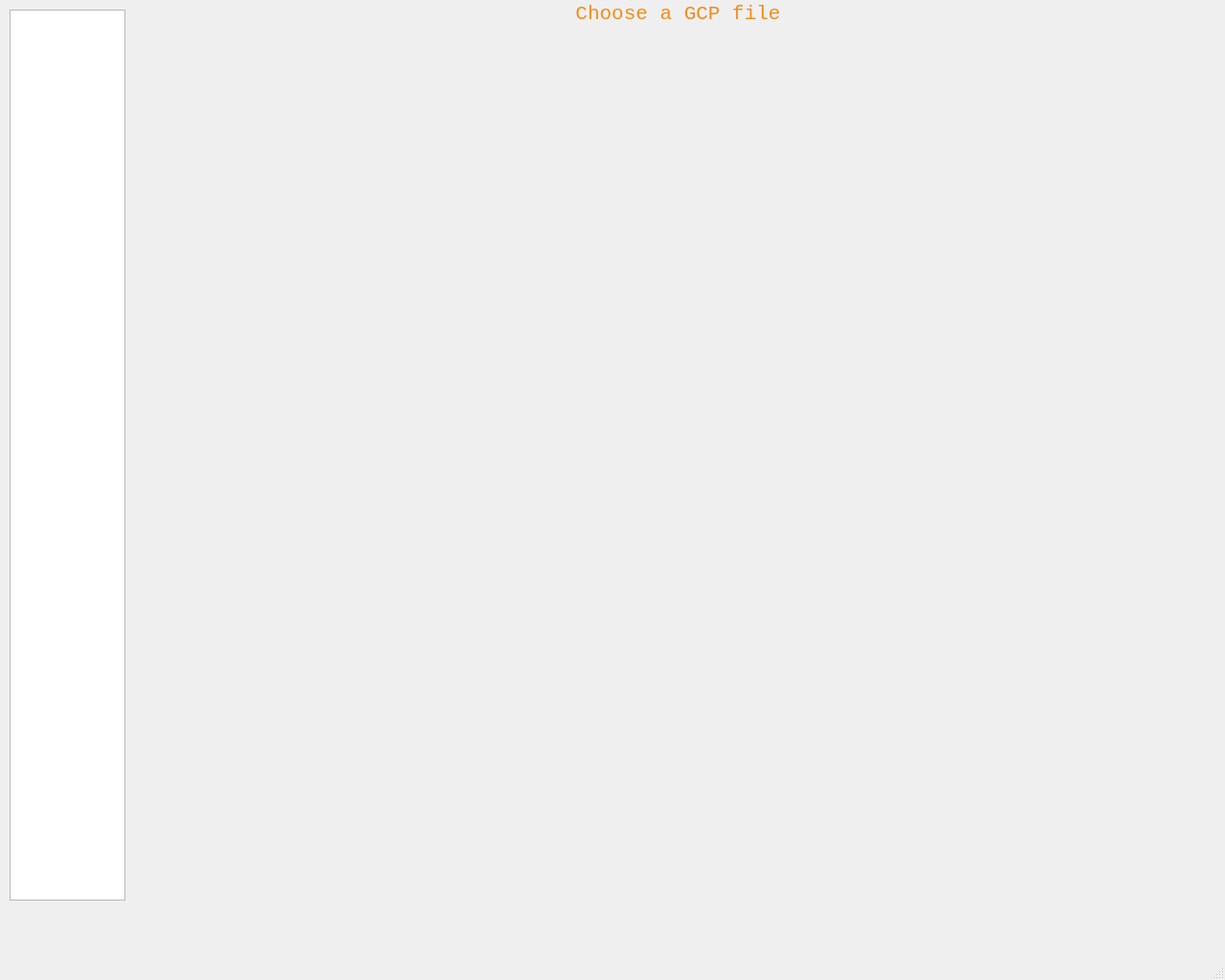
<?xml version="1.0" encoding="UTF-8"?>
<ui version="4.0">
 <class>Map</class>
 <widget class="QMainWindow" name="Map">
  <property name="geometry">
   <rect>
    <x>0</x>
    <y>0</y>
    <width>1280</width>
    <height>1024</height>
   </rect>
  </property>
  <property name="windowTitle">
   <string>Map</string>
  </property>
  <widget class="QWidget" name="centralWidget">
   <property name="styleSheet">
    <string notr="true">background-color:rgb(40, 41, 35);
Placeholder {
	background-color:rgb(255, 0, 0);
}

Placeholder:hover {
	background-color:rgb(255, 255, 0);
}</string>
   </property>
   <widget class="QListWidget" name="listWidget">
    <property name="geometry">
     <rect>
      <x>10</x>
      <y>10</y>
      <width>121</width>
      <height>931</height>
     </rect>
    </property>
    <property name="contextMenuPolicy">
     <enum>Qt::NoContextMenu</enum>
    </property>
    <property name="styleSheet">
     <string notr="true">background-color:rgbargb(40, 41, 35);
color:rgb(213, 130, 36);

QListView::item {
	color:black;
	border: 1px;
};</string>
    </property>
    <property name="frameShape">
     <enum>QFrame::StyledPanel</enum>
    </property>
    <property name="viewMode">
     <enum>QListView::ListMode</enum>
    </property>
   </widget>
   <widget class="QLabel" name="gcpStatusLabel">
    <property name="geometry">
     <rect>
      <x>138</x>
      <y>-1</y>
      <width>1141</width>
      <height>31</height>
     </rect>
    </property>
    <property name="font">
     <font>
      <family>Monospace</family>
      <pointsize>16</pointsize>
     </font>
    </property>
    <property name="styleSheet">
     <string notr="true">color:rgb(241, 141, 27)</string>
    </property>
    <property name="text">
     <string>Choose a GCP file</string>
    </property>
    <property name="textFormat">
     <enum>Qt::RichText</enum>
    </property>
    <property name="alignment">
     <set>Qt::AlignCenter</set>
    </property>
    <property name="wordWrap">
     <bool>false</bool>
    </property>
   </widget>
   <widget class="QLabel" name="positionMouse">
    <property name="geometry">
     <rect>
      <x>0</x>
      <y>960</y>
      <width>151</width>
      <height>21</height>
     </rect>
    </property>
    <property name="font">
     <font>
      <family>Monospace</family>
      <pointsize>8</pointsize>
     </font>
    </property>
    <property name="styleSheet">
     <string notr="true">color:rgb(255, 255, 255)</string>
    </property>
    <property name="text">
     <string/>
    </property>
    <property name="textFormat">
     <enum>Qt::RichText</enum>
    </property>
    <property name="alignment">
     <set>Qt::AlignCenter</set>
    </property>
    <property name="wordWrap">
     <bool>false</bool>
    </property>
   </widget>
  </widget>
  <widget class="QMenuBar" name="menuBar">
   <property name="geometry">
    <rect>
     <x>0</x>
     <y>0</y>
     <width>1280</width>
     <height>19</height>
    </rect>
   </property>
  </widget>
  <widget class="QStatusBar" name="statusBar"/>
 </widget>
 <layoutdefault spacing="6" margin="11"/>
 <resources/>
 <connections/>
</ui>
